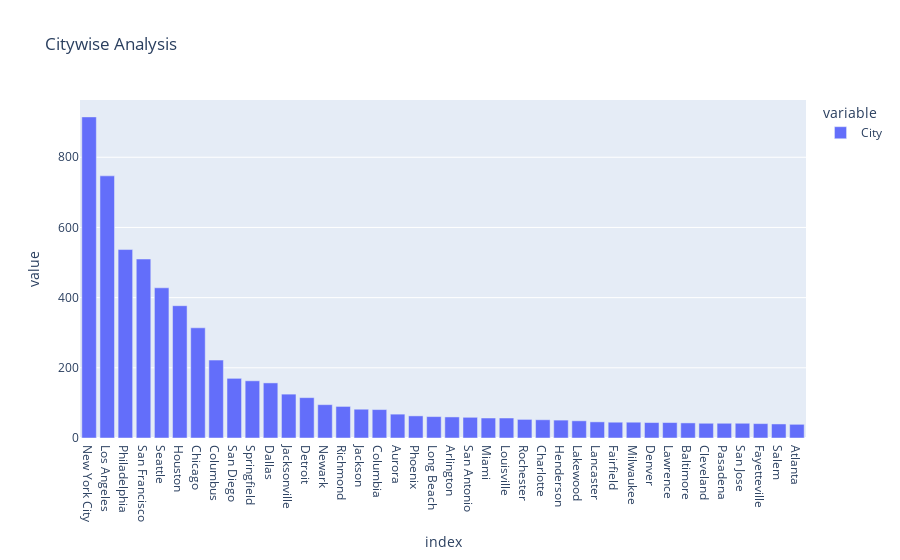

The notebook cell saved with this chart:
### Code cell
px.bar(city, title='Citywise Analysis')

### Figure 1 — Plotly figure (JSON) as saved in the notebook; plotly's stock layout.template omitted (floating-point values rounded to 4 significant figures)
{"data": [{"alignmentgroup": "True", "hovertemplate": "variable=City<br>index=%{x}<br>value=%{y}<extra></extra>", "legendgroup": "City", "marker": {"color": "#636efa", "pattern": {"shape": ""}}, "name": "City", "offsetgroup": "City", "orientation": "v", "showlegend": true, "textposition": "auto", "type": "bar", "x": ["New York City", "Los Angeles", "Philadelphia", "San Francisco", "Seattle", "Houston", "Chicago", "Columbus", "San Diego", "Springfield", "Dallas", "Jacksonville", "Detroit", "Newark", "Richmond", "Jackson", "Columbia", "Aurora", "Phoenix", "Long Beach", "Arlington", "San Antonio", "Miami", "Louisville", "Rochester", "Charlotte", "Henderson", "Lakewood", "Lancaster", "Fairfield", "Milwaukee", "Denver", "Lawrence", "Baltimore", "Cleveland", "Pasadena", "San Jose", "Fayetteville", "Salem", "Atlanta"], "xaxis": "x", "y": [915, 747, 537, 510, 428, 377, 314, 222, 170, 163, 157, 125, 115, 95, 90, 82, 81, 68, 63, 61, 60, 59, 57, 57, 53, 52, 51, 49, 46, 45, 45, 44, 44, 43, 42, 42, 42, 41, 40, 39], "yaxis": "y"}], "layout": {"barmode": "relative", "legend": {"title": {"text": "variable"}, "tracegroupgap": 0}, "title": {"text": "Citywise Analysis"}, "xaxis": {"anchor": "y", "domain": [0, 1], "title": {"text": "index"}}, "yaxis": {"anchor": "x", "domain": [0, 1], "title": {"text": "value"}}}}
